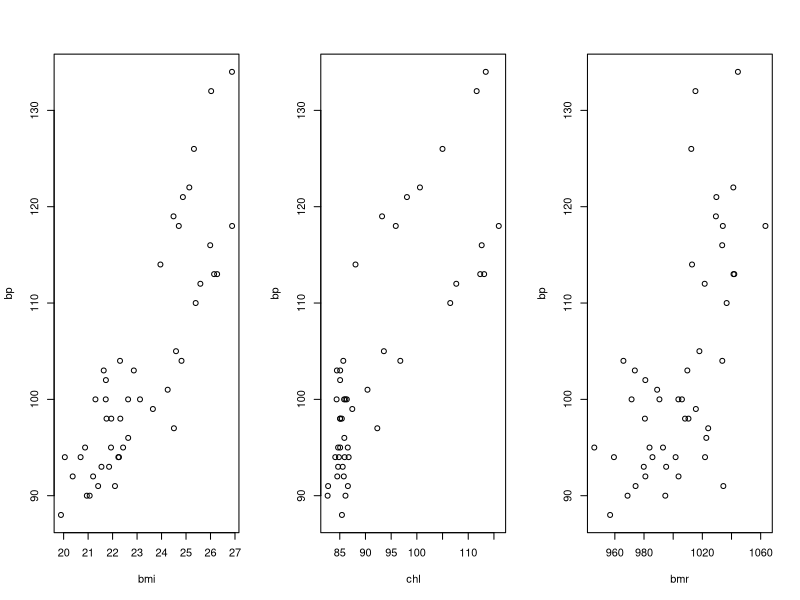
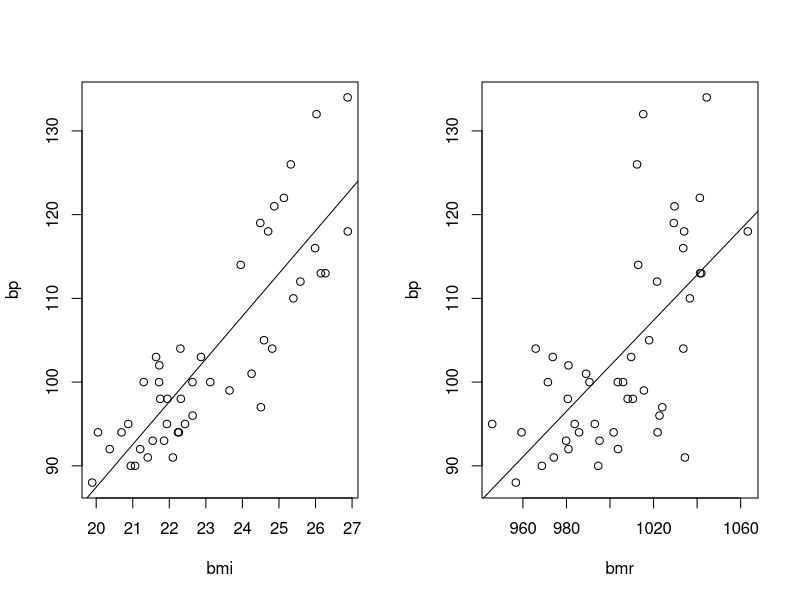

Source code (R) for these figures, in order: (Note: this script raises an error after producing the figures.)
## ---- chunk 1
knitr::opts_chunk$set(warning = FALSE)
set.seed(551991)
## ---- chunk 2
dt <- read.table('bp.tsv', header=T)
summary(dt)
## ---- chunk 3
## Plotar um scatter plot para as medidas
par(mfrow = c(1,3))
plot(bp~bmi, data=dt)
plot(bp~chl, data=dt)
plot(bp~bmr, data=dt)
## ou plot(bp~bmi+chl+bmr, data=dt)

## Testar a correlação
cor.test(dt$bp, dt$bmi)
cor.test(dt$bp, dt$chl, method="spearman")
cor.test(dt$bp, dt$bmr)
## ---- chunk 4
## modelar as relações
model_bmi <- lm(bp~bmi, data=dt)
model_bmr <- lm(bp~bmr, data=dt)
## ilustrar a relação entre as medidas
par(mfrow = c(1,2))
plot(bp~bmi, data=dt)
abline(model_bmi)
plot(bp~bmr, data=dt)
abline(model_bmr)
## avaliar a associação indicando se a associação é espúria ou
## significativa.
summary(model_bmi)
summary(model_bmr)
## comparando o r^2 ajustado
summary(model_bmi)$adj.r.squared
summary(model_bmr)$adj.r.squared
## ---- chunk 5
## ilustrar a relação, usando cores diferentes para cada categoria
par(mfrow=c(1,2))
plot(bp~bmi, data=dt, col=sex)
legend("topleft", levels(dt$sex), col=1:2, pch = 1)
plot(bp~bmi, data=dt, col=enos)
legend("topleft", levels(dt$enos), col=1:3, pch = 1)
## ---- chunk 6
## atulizar o modelo para incluir o efeito do eNOS em recessivo
## (aa/Aa vs AA).
dt$enos_rec <- factor(dt$enos == "AA", labels=c("aa/Aa", "AA"))

model_add <- lm(bp~bmi+enos_rec, data=dt)
summary(model_add)

model_int <- lm(bp~bmi*enos_rec, data=dt)
summary(model_int)

## ilustre as relações
par(mfrow=c(1,2))

plot(bp~bmi, data=dt, col=enos_rec)
legend("topleft", levels(dt$sex), col=1:2, pch = 1, lty = 1)

cf <- coef(model_add)
abline(cf[1], cf[2], col=1)
abline(cf[1] + cf[3], cf[2], col=2)

plot(bp~bmi, data=dt, col=enos_rec)
legend("topleft", levels(dt$enos), col=1:2, pch = 1)

cf <- coef(model_int)
abline(cf[1], cf[2], col=1)
abline(cf[1] + cf[3], cf[2] + cf[4], col=2)

## comparar os modelos
anova(model_bmi, model_add, model_int)
